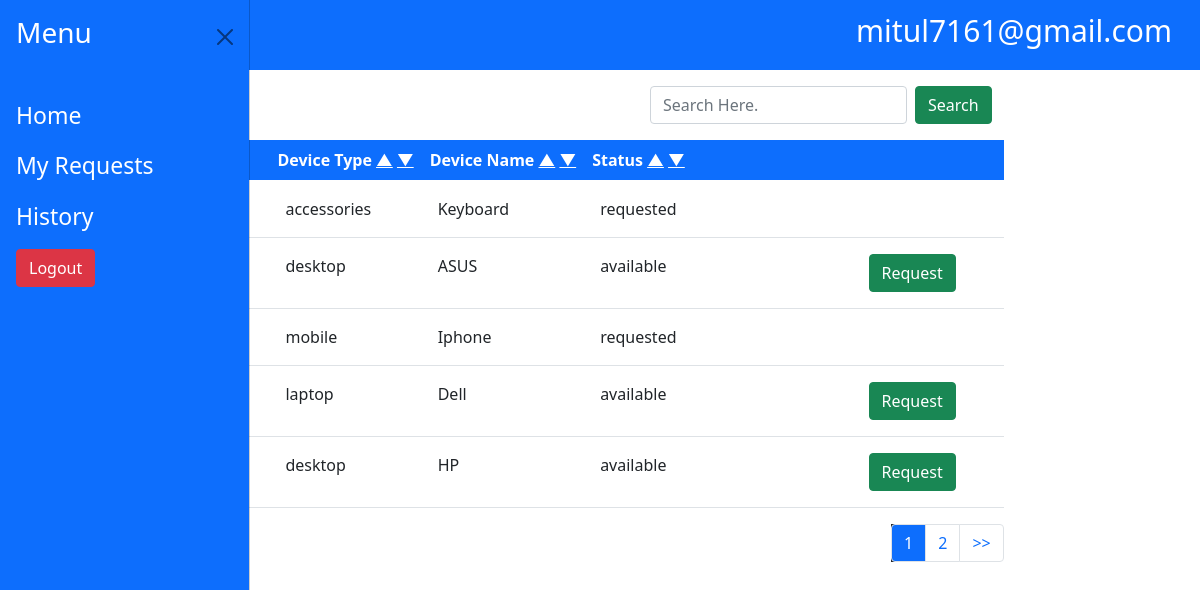
The app's page /employee/home.php (signed in) with its own data.
### tables this page shows
CREATE TABLE `device` (
  `id` int(250) NOT NULL,
  `type` varchar(250) NOT NULL,
  `device_name` varchar(250) NOT NULL,
  `status` varchar(250) NOT NULL
);

### employee/fetch.php (called while the page is built, shortened)
<?php
class fetch{
public function fetchData($table){
    $connect = mysqli_connect("localhost", "root","", "devicesys");
    if($table=="device"){
    $limit=$_SESSION['limit'];
    $start_from=$_SESSION['start_from'];
    $connect = mysqli_connect("localhost", "root","","devicesys");
$valueToSearch=$_SESSION['search_string'];
    if(isset($_GET['sort'])){
      $colunm=$_GET['colunm'];
      $_SESSION['colunm_device_emp']=$colunm;
      $sort=$_GET['sort'];
      $_SESSION['sort_device_emp']=$sort;
      if($colunm==""){
        $query="select * from device  WHERE CONCAT(`type`, `device_name`, `status`) LIKE '%".$valueToSearch."%' LIMIT $start_from, $limit";
      }
        else{
      $query="select * from device  WHERE CONCAT(`type`, `device_name`, `status`) LIKE '%".$valueToSearch."%'  order by $colunm $sort  LIMIT $start_from, $limit";
        }
    }
    else{
    $query="select * from device  WHERE CONCAT(`type`, `device_name`, `status`) LIKE '%".$valueToSearch."%'  LIMIT $start_from, $limit";
    }
    }
         $filter_result = mysqli_query($connect, $query);
         return $filter_result;
}
}
?>

### employee/home.php (the view, shortened to what this page needs)
<?php
include 'header.php';
      if (isset($_GET["page"])) {
        $pn  = (int) $_GET["page"];
      }
      else {
        $pn=1;
      };
include 'fetch.php';
$device=$fetchobj->fetchData("device");
?>
<body>
        <div class="container-fluid d-flex justify-content-center">
            <div class="table-responsive mt-3">
                <div class="container-fluid d-flex flex-column align-items-end mb-3">
           <form class='d-flex ms-3' action="home.php" method="GET">
     <?php
        if(isset($_SESSION['search_string'])){
            echo "<input class='form-control  me-2' type='text' id='search' name='searchdata' value='".$_SESSION['search_string']."' placeholder='Search Here.' >";
          }
        else{
            echo "<input  class='form-control  me-2' type='text' id='search' name='searchdata' value='' placeholder='Search Here.' >";
          }
    ?>
    <button class='btn btn-success' type="submit" name="search" id="searchbtn">Search</button>
    </form>
    </div>
            <table class="table">
                <thead class="bg-primary">
                    <tr class="text-white">
                                <th scope="col">ID             </th>
                                <th scope="col">Device Type    <?php echo "<a class='text-white' href='home.php?sort=ASC&colunm=type&searchdata=".$_SESSION['search_string']."&page=".$pn."'>▲</a> <a class='text-white' href='home.php?sort=DESC&colunm=type&searchdata=".$_SESSION['search_string']."&page=".$pn."'>▼</a>";  ?></th>
                                <th scope="col">Device Name    <?php echo "<a class='text-white' href='home.php?sort=ASC&colunm=device_name&searchdata=".$_SESSION['search_string']."&page=".$pn."'>▲</a> <a class='text-white' href='home.php?sort=DESC&colunm=device_name&searchdata=".$_SESSION['search_string']."&page=".$pn."'>▼</a>";  ?> </th>
                                <th scope="col">Status      <?php echo "<a class='text-white' href='home.php?sort=ASC&colunm=status&searchdata=".$_SESSION['search_string']."&page=".$pn."'>▲</a> <a class='text-white' href='home.php?sort=DESC&colunm=status&searchdata=".$_SESSION['search_string']."&page=".$pn."'>▼</a>";  ?>    </th>
                                <th scope="col">               </th>
                                <th scope="col">               </th>
                                <th scope="col">               </th>
                    </tr>
                </thead>
                <tbody  id="mytable">
                    <?php
                                    $i=1;
                                    while($row=mysqli_fetch_assoc($device)){?>
                                        <tr>
                                            <td class="p-3 pe-5"><?php echo $i; ?> </td>
                                            <td class="p-3 pe-5"><?php echo $row['type']?>    </td>
                                            <td class="p-3 pe-5"><?php echo $row['device_name']?>    </td>
                                            <td class="p-3 pe-5"><?php echo $row['status']?>  </td>
                                            <td class="p-3 pe-5">    </td>
                                            <td class="p-3 pe-5">    </td>
                                            <td class="p-3 pe-5">
                                            <?php
                                            if($row['status']=="available"){
                                              echo "<button class='request btn btn-success' data-id='".$row['id']."'>Request</button>";
                                            }
                                            ?>
                                            </td>
                                        </tr>
                                        <?php $i++; } ?>
                </tbody>
            </table>
            <nav aria-label="Page navigation example">
                <ul class="pagination justify-content-end">
                <?php
                      $colunm=$_SESSION['colunm_device_emp'];
                      $sort=$_SESSION['sort_device_emp'];
                      $valueToSearch=$_SESSION['search_string'];
                      $connect = mysqli_connect("localhost", "root", "", "devicesys");
        if(isset($_SESSION['search_string']))
        {
            $valueToSearch = $_SESSION['search_string'];
            $sql = "SELECT COUNT(*) FROM device WHERE status='available' and CONCAT(`type`,`device_name`,`status`) LIKE '%".$valueToSearch."%'";
        }
        else
        {
        $sql = "SELECT COUNT(*) device device";
        }
        $rs_result = mysqli_query($connect,$sql);
        $row = mysqli_fetch_row($rs_result);
        $total_records = $row[0];
        $total_pages = ceil($total_records / $limit);
        $pagLink = "";
        for ($i=1; $i<=$total_pages; $i++) {
          if ($i==$pn) {
              $pagLink .= "<li class='page-item bg-dark'><a class='page-link bg-primary' style='color:white;' href='home.php?page=" .$i."&colunm=".$colunm."&sort=".$sort."&searchdata=".$valueToSearch."'>".$i."</a></li>";
          }
          else  {
              $pagLink .= "<li class='page-item'><a class='page-link' href='home.php?page=".$i."&colunm=".$colunm."&sort=".$sort."&searchdata=".$valueToSearch."'> ".$i."</a></li>";
          }
        }
        if(isset($_SESSION['pagevalue'])){
        $x=$_SESSION['pagevalue'];
        echo $pagLink;
        if($x < $total_pages){
            echo "<li class='page-item'><a class='page-link' href='home.php?page=".($x+1)."&colunm=".$colunm."&sort=".$sort."&searchdata=".$valueToSearch."'>>></a></li>";
        }
    }
      ?>
                </ul>
            </nav>
</body>

### records on screen
device: type "accessories", device_name "Keyboard", status "requested"
device: type "desktop", device_name "ASUS", status "available"
device: type "mobile", device_name "Iphone", status "requested"
device: type "laptop", device_name "Dell", status "available"
device: type "desktop", device_name "HP", status "available"

### other values on screen
$_SESSION['email'] "mitul7161@gmail.com"
